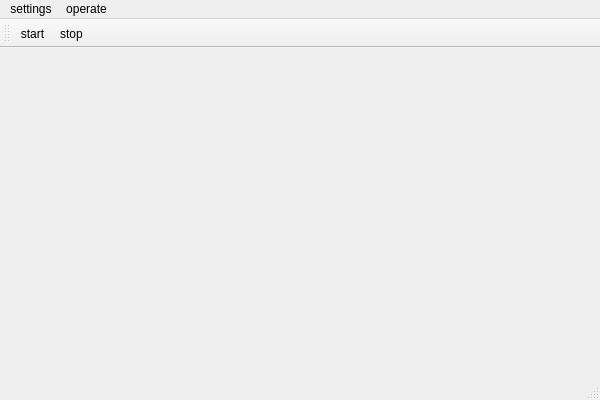
<?xml version="1.0" encoding="UTF-8"?>
<ui version="4.0">
 <class>RTDbDataServerClass</class>
 <widget class="QMainWindow" name="RTDbDataServerClass">
  <property name="geometry">
   <rect>
    <x>0</x>
    <y>0</y>
    <width>600</width>
    <height>400</height>
   </rect>
  </property>
  <property name="windowTitle">
   <string>RTDbDataServer</string>
  </property>
  <widget class="QWidget" name="centralWidget"/>
  <widget class="QMenuBar" name="menuBar">
   <property name="geometry">
    <rect>
     <x>0</x>
     <y>0</y>
     <width>600</width>
     <height>19</height>
    </rect>
   </property>
   <widget class="QMenu" name="menuSettings">
    <property name="title">
     <string>settings</string>
    </property>
    <addaction name="actionNet_setting"/>
   </widget>
   <widget class="QMenu" name="menuOperate">
    <property name="title">
     <string>operate</string>
    </property>
    <addaction name="actionStart"/>
    <addaction name="actionStop"/>
   </widget>
   <addaction name="menuSettings"/>
   <addaction name="menuOperate"/>
  </widget>
  <widget class="QToolBar" name="mainToolBar">
   <attribute name="toolBarArea">
    <enum>TopToolBarArea</enum>
   </attribute>
   <attribute name="toolBarBreak">
    <bool>false</bool>
   </attribute>
   <addaction name="actionStart"/>
   <addaction name="actionStop"/>
  </widget>
  <widget class="QStatusBar" name="statusBar"/>
  <action name="actionNet_setting">
   <property name="text">
    <string>net setting</string>
   </property>
  </action>
  <action name="actionStart">
   <property name="text">
    <string>start</string>
   </property>
  </action>
  <action name="actionStop">
   <property name="text">
    <string>stop</string>
   </property>
  </action>
 </widget>
 <layoutdefault spacing="6" margin="11"/>
 <resources>
  <include location="rtdbdataserver.qrc"/>
 </resources>
 <connections/>
</ui>
